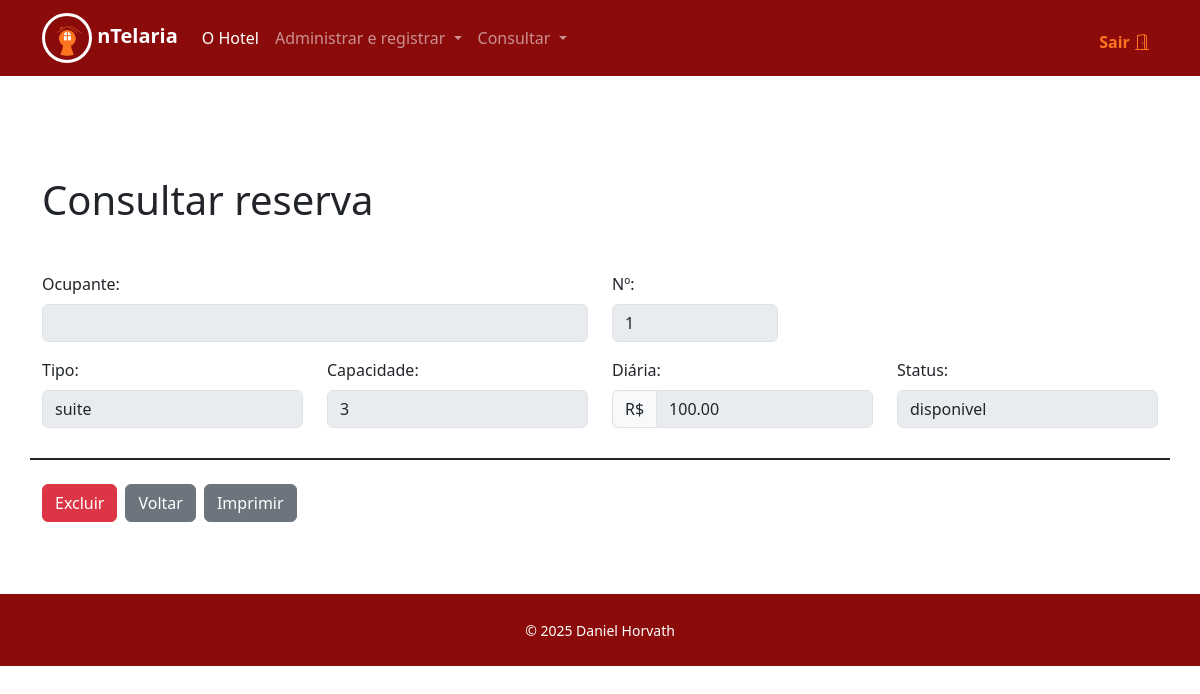
/funcionarios/consultarquartos_detalhes.php?id=1 (signed in), run on the app's committed database.
### tables this page shows
CREATE TABLE quartos (
	id INT PRIMARY KEY AUTO_INCREMENT,
    hospede_id INT NOT NULL,
    numero VARCHAR(10) NOT NULL UNIQUE,
    tipo VARCHAR(50) NOT NULL,
    capacidade INT NOT NULL,
    preco_diaria DECIMAL(10, 2) NOT NULL,
    descricao TEXT,
    FOREIGN KEY (hospede_id) REFERENCES hospedes(id) ON DELETE CASCADE,
    status ENUM('disponivel', 'indisponivel', 'manutencao') DEFAULT 'disponivel'
);

### funcionarios/consultarquartos_detalhes.php (the view, shortened to what this page needs)
<?php
    require("cabecalho.php");
    require("../db/conexao.php");
    if($_SERVER['REQUEST_METHOD'] == "GET"){
        try{
            $stmt = $pdo->prepare("SELECT * from quartos WHERE id = ?");
            $stmt->execute([$_GET['id']]);
            $quarto = $stmt->fetch(PDO::FETCH_ASSOC);
            $sql = "SELECT nome FROM hospedes WHERE id = :hospede_id";
                $stmt = $pdo->prepare($sql);
                $stmt->bindParam(':hospede_id', $quarto['hospede_id']);
                $stmt->execute();
                $hospede = $stmt->fetch(PDO::FETCH_ASSOC);
            if($hospede){
                $nome = $hospede['nome'];
            }else{
                $nome = '';
            }
        } catch (Exception $e){
            echo "Erro ao consultar reserva: ".$e->getMessage();
        }
    }
?>
    <div class="container mb-5" style="margin-top: 100px;">
        <h1 class="no-print">Consultar reserva</h1>
        <form method="post">
            <div class="row mb-3 mt-5">
                <div class="col-6">
                    <label for="nome" class="form-label">Ocupante:</label>
                    <input disabled value="<?= $nome?>" type="text" id="nome" name="nome" class="form-control" required="">
                </div>
                <div class="col-2">
                    <label for="numero" class="form-label">Nº:</label>
                    <input disabled value="<?= $quarto['numero']?>" type="text" id="numero" name="numero" class="form-control" required="">
                </div>
            </div>
            <div class="row mb-3 mb-4" style="border-bottom: 2px SOLID; padding-bottom: 30px">
                <div class="col-3">
                    <label for="tipo" class="form-label">Tipo:</label>
                    <input disabled value="<?= $quarto['tipo']?>" type="text" id="tipo" name="tipo" class="form-control" required="">
                </div>
                <div class="col-3">
                    <label for="capacidade" class="form-label">Capacidade:</label>
                    <input disabled value="<?= $quarto['capacidade']?>" type="text" id="capacidade" name="capacidade" class="form-control" required="">
                </div>
                <div class="col-3">
                    <label for="valor_diaria" class="form-label">Diária:</label>
                    <div class="input-group">
                        <span class="input-group-text">R$</span>
                        <input disabled value="<?= $quarto['preco_diaria']?>" type="text" id="valor_diaria" name="valor_diaria" class="form-control" required="">
                    </div>
                </div>
                <div class="col-3">
                    <label for="status" class="form-label">Status:</label>
                    <input disabled value="<?= $quarto['status']?>" type="text" id="status" name="status" class="form-control" required="">
                </div>
            </div>
            <div class="d-flex gap-2 no-print" >
                <button type="submit" class="btn btn-danger no-print">Excluir</button>
                <button onclick="history.back();" type="button" class="btn btn-secondary no-print">Voltar</button>
                <button class="btn btn-secondary no-print" onclick="window.print()">Imprimir</button>
            </div>
        </form>
    </div>
<?php
    require("rodape.php");
?>

### data on the page
quartos: numero "1", tipo "suite", capacidade "3", valor_diaria "100.00", status "disponivel"
